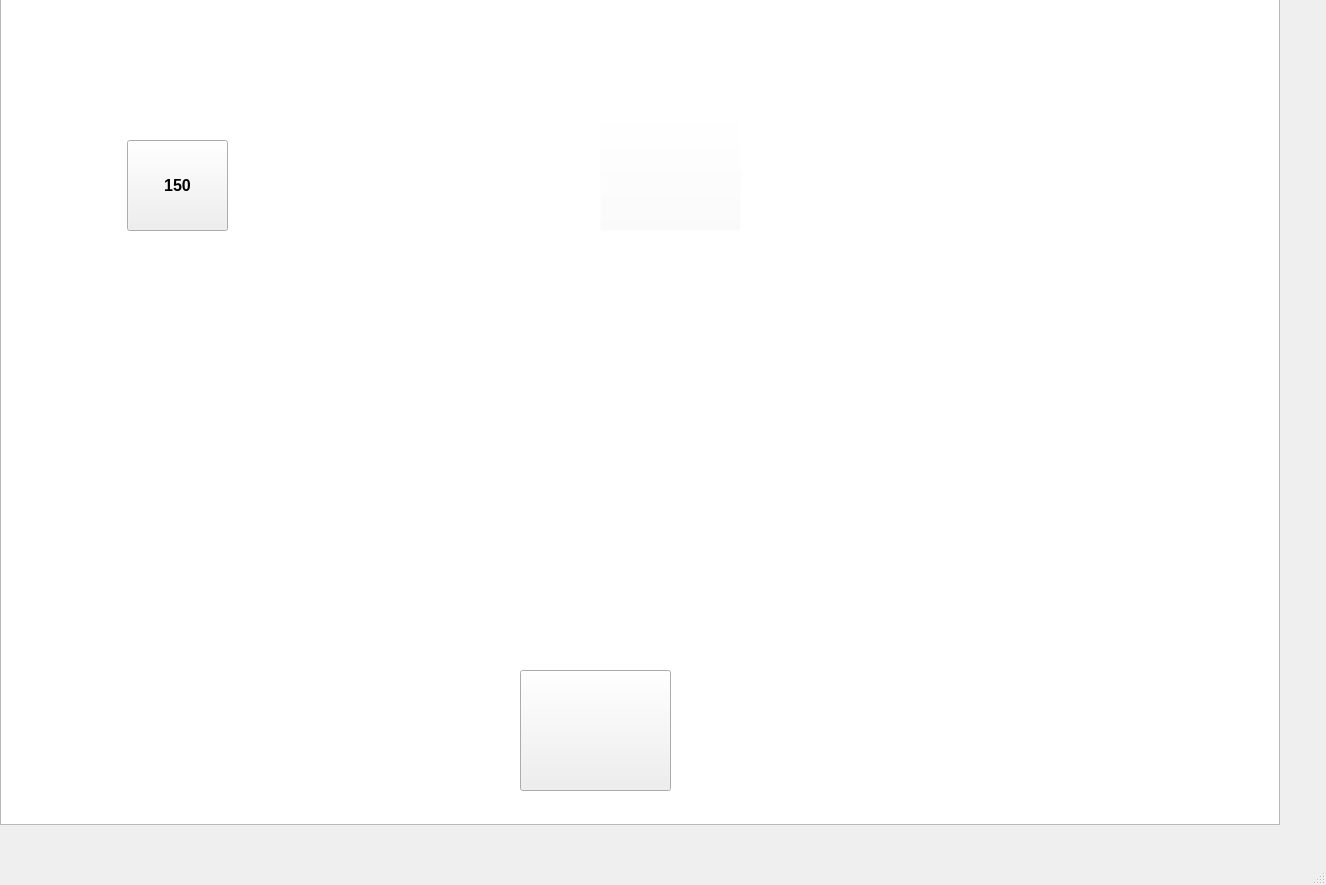
<?xml version="1.0" encoding="UTF-8"?>
<ui version="4.0">
 <class>MainWindow</class>
 <widget class="QMainWindow" name="MainWindow">
  <property name="geometry">
   <rect>
    <x>0</x>
    <y>0</y>
    <width>1326</width>
    <height>885</height>
   </rect>
  </property>
  <property name="windowTitle">
   <string>MainWindow</string>
  </property>
  <widget class="QWidget" name="centralwidget">
   <widget class="QGraphicsView" name="graphicsView">
    <property name="geometry">
     <rect>
      <x>0</x>
      <y>-30</y>
      <width>1280</width>
      <height>855</height>
     </rect>
    </property>
    <property name="foregroundBrush">
     <brush brushstyle="NoBrush">
      <color alpha="255">
       <red>0</red>
       <green>0</green>
       <blue>0</blue>
      </color>
     </brush>
    </property>
   </widget>
   <widget class="QPushButton" name="buyWater">
    <property name="geometry">
     <rect>
      <x>600</x>
      <y>110</y>
      <width>141</width>
      <height>121</height>
     </rect>
    </property>
    <property name="styleSheet">
     <string notr="true">background-color: rgba(255, 255, 255, 0);</string>
    </property>
    <property name="text">
     <string/>
    </property>
    <property name="checkable">
     <bool>false</bool>
    </property>
    <property name="autoDefault">
     <bool>false</bool>
    </property>
    <property name="default">
     <bool>false</bool>
    </property>
    <property name="flat">
     <bool>false</bool>
    </property>
   </widget>
   <widget class="QLabel" name="winLabel">
    <property name="geometry">
     <rect>
      <x>430</x>
      <y>330</y>
      <width>481</width>
      <height>131</height>
     </rect>
    </property>
    <property name="font">
     <font>
      <pointsize>36</pointsize>
      <weight>75</weight>
      <bold>true</bold>
     </font>
    </property>
    <property name="text">
     <string/>
    </property>
    <property name="alignment">
     <set>Qt::AlignCenter</set>
    </property>
   </widget>
   <widget class="QPushButton" name="addHen">
    <property name="geometry">
     <rect>
      <x>0</x>
      <y>0</y>
      <width>91</width>
      <height>91</height>
     </rect>
    </property>
    <property name="text">
     <string/>
    </property>
    <property name="icon">
     <iconset>
      <normaloff>resources/Hen-removebg-preview.png</normaloff>resources/Hen-removebg-preview.png</iconset>
    </property>
    <property name="iconSize">
     <size>
      <width>100</width>
      <height>100</height>
     </size>
    </property>
    <property name="checkable">
     <bool>false</bool>
    </property>
    <property name="default">
     <bool>true</bool>
    </property>
    <property name="flat">
     <bool>true</bool>
    </property>
   </widget>
   <widget class="QLabel" name="eggsLabelPicture">
    <property name="geometry">
     <rect>
      <x>1100</x>
      <y>700</y>
      <width>71</width>
      <height>71</height>
     </rect>
    </property>
    <property name="font">
     <font>
      <pointsize>18</pointsize>
      <weight>75</weight>
      <bold>true</bold>
     </font>
    </property>
    <property name="text">
     <string/>
    </property>
    <property name="pixmap">
     <pixmap>resources/egg.png</pixmap>
    </property>
    <property name="scaledContents">
     <bool>true</bool>
    </property>
   </widget>
   <widget class="QLabel" name="labeMoneyPicture">
    <property name="geometry">
     <rect>
      <x>10</x>
      <y>720</y>
      <width>61</width>
      <height>61</height>
     </rect>
    </property>
    <property name="font">
     <font>
      <pointsize>18</pointsize>
      <weight>75</weight>
      <bold>true</bold>
     </font>
    </property>
    <property name="text">
     <string/>
    </property>
    <property name="pixmap">
     <pixmap>resources/MoneyPicture.png</pixmap>
    </property>
    <property name="scaledContents">
     <bool>true</bool>
    </property>
    <property name="wordWrap">
     <bool>false</bool>
    </property>
   </widget>
   <widget class="QLabel" name="collectedEggsLabel">
    <property name="geometry">
     <rect>
      <x>1110</x>
      <y>780</y>
      <width>61</width>
      <height>31</height>
     </rect>
    </property>
    <property name="font">
     <font>
      <pointsize>18</pointsize>
      <weight>75</weight>
      <bold>true</bold>
     </font>
    </property>
    <property name="text">
     <string/>
    </property>
    <property name="scaledContents">
     <bool>true</bool>
    </property>
    <property name="wordWrap">
     <bool>false</bool>
    </property>
   </widget>
   <widget class="QLabel" name="moneyAmountLabel">
    <property name="geometry">
     <rect>
      <x>10</x>
      <y>790</y>
      <width>51</width>
      <height>31</height>
     </rect>
    </property>
    <property name="font">
     <font>
      <pointsize>18</pointsize>
      <weight>75</weight>
      <bold>true</bold>
     </font>
    </property>
    <property name="text">
     <string/>
    </property>
   </widget>
   <widget class="QLabel" name="labelForRemainedTime">
    <property name="geometry">
     <rect>
      <x>840</x>
      <y>720</y>
      <width>61</width>
      <height>78</height>
     </rect>
    </property>
    <property name="font">
     <font>
      <pointsize>14</pointsize>
      <weight>75</weight>
      <bold>true</bold>
     </font>
    </property>
    <property name="text">
     <string/>
    </property>
   </widget>
   <widget class="QPushButton" name="openEggDialogButton">
    <property name="geometry">
     <rect>
      <x>520</x>
      <y>670</y>
      <width>151</width>
      <height>121</height>
     </rect>
    </property>
    <property name="font">
     <font>
      <family>Noto Sans Adlam</family>
      <pointsize>14</pointsize>
      <weight>75</weight>
      <bold>true</bold>
     </font>
    </property>
    <property name="text">
     <string/>
    </property>
   </widget>
   <widget class="QLabel" name="pastTimeLabel">
    <property name="geometry">
     <rect>
      <x>1020</x>
      <y>780</y>
      <width>91</width>
      <height>31</height>
     </rect>
    </property>
    <property name="font">
     <font>
      <pointsize>14</pointsize>
      <weight>75</weight>
      <bold>true</bold>
     </font>
    </property>
    <property name="text">
     <string/>
    </property>
   </widget>
   <widget class="QLabel" name="clockPictureLabel">
    <property name="geometry">
     <rect>
      <x>1020</x>
      <y>710</y>
      <width>51</width>
      <height>51</height>
     </rect>
    </property>
    <property name="text">
     <string/>
    </property>
    <property name="pixmap">
     <pixmap>resources/clock.png</pixmap>
    </property>
   </widget>
   <widget class="QLabel" name="collectedProductsLabel">
    <property name="geometry">
     <rect>
      <x>930</x>
      <y>780</y>
      <width>51</width>
      <height>31</height>
     </rect>
    </property>
    <property name="font">
     <font>
      <pointsize>14</pointsize>
      <weight>75</weight>
      <bold>true</bold>
     </font>
    </property>
    <property name="text">
     <string/>
    </property>
   </widget>
   <widget class="QLabel" name="labelProductPicture">
    <property name="geometry">
     <rect>
      <x>920</x>
      <y>690</y>
      <width>61</width>
      <height>81</height>
     </rect>
    </property>
    <property name="text">
     <string/>
    </property>
    <property name="pixmap">
     <pixmap>resources/product.png</pixmap>
    </property>
    <property name="scaledContents">
     <bool>true</bool>
    </property>
   </widget>
   <widget class="QPushButton" name="createFactoryButton">
    <property name="geometry">
     <rect>
      <x>127</x>
      <y>140</y>
      <width>101</width>
      <height>91</height>
     </rect>
    </property>
    <property name="font">
     <font>
      <pointsize>12</pointsize>
      <weight>75</weight>
      <bold>true</bold>
     </font>
    </property>
    <property name="text">
     <string>150</string>
    </property>
    <property name="icon">
     <iconset>
      <normaloff>resources/MoneyPicture.png</normaloff>resources/MoneyPicture.png</iconset>
    </property>
   </widget>
   <widget class="QLabel" name="labelBuyedHens">
    <property name="geometry">
     <rect>
      <x>1197</x>
      <y>700</y>
      <width>71</width>
      <height>71</height>
     </rect>
    </property>
    <property name="text">
     <string/>
    </property>
   </widget>
   <widget class="QLabel" name="amountOfBuyedHens">
    <property name="geometry">
     <rect>
      <x>1200</x>
      <y>780</y>
      <width>58</width>
      <height>31</height>
     </rect>
    </property>
    <property name="font">
     <font>
      <pointsize>18</pointsize>
      <weight>75</weight>
      <bold>true</bold>
     </font>
    </property>
    <property name="text">
     <string/>
    </property>
   </widget>
  </widget>
  <widget class="QMenuBar" name="menubar">
   <property name="geometry">
    <rect>
     <x>0</x>
     <y>0</y>
     <width>1326</width>
     <height>30</height>
    </rect>
   </property>
  </widget>
  <widget class="QStatusBar" name="statusbar"/>
 </widget>
 <resources>
  <include location="resources/fieldFinal.qrc"/>
 </resources>
 <connections/>
</ui>
